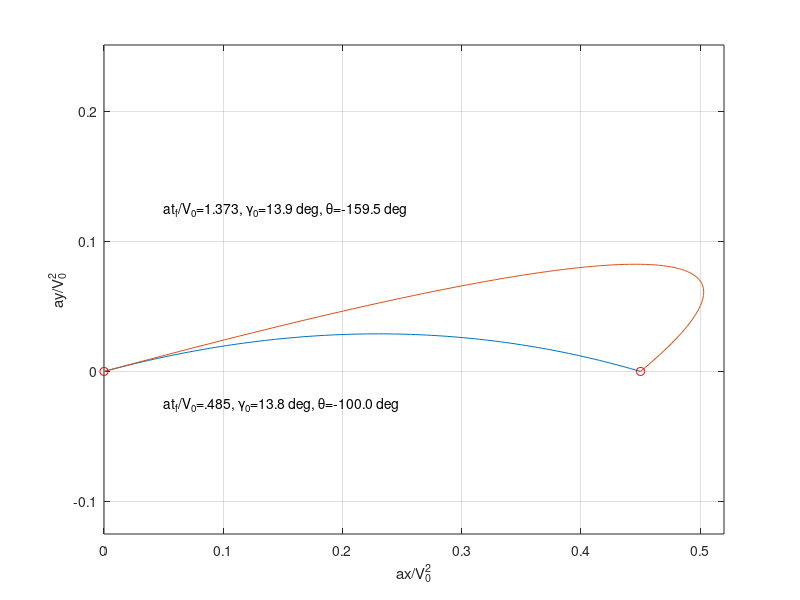
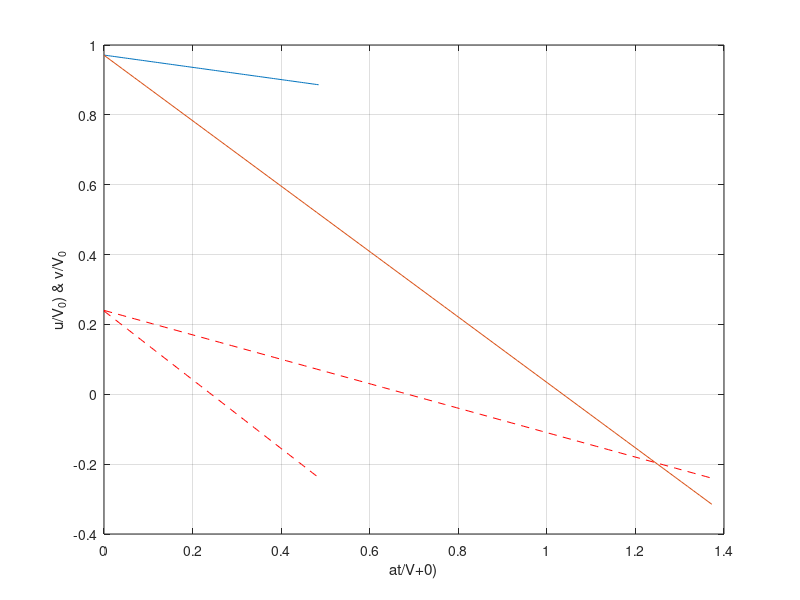

These charts were generated, in order, by the following MATLAB code:
% Script f04_01.m; min tf to spec. xf, yf, V0, ga0; (u,v) in V0,
% (x,y) in V0^2/a, t in V0/a;                       2/97, 4/2/02
%
xf=.45; yf=0; c=pi/180; ga1=c*[13.8 13.9];
figure(1); clf; figure(2); clf;
for j=1:2; ga0=ga1(j); cg=cos(ga0); sg=sin(ga0);
   T=roots([1 0 -4 8*(xf*cg+yf*sg) -4*(xf^2+yf^2)]); T1=T;
 for i=1:4,
    if abs(imag(T(i)))>0; T(i)=1e9; elseif T(i)<0; T(i)=1e9; end
 end 
 tf(j)=real(min(T)); th(j)=atan2(yf-tf(j)*sg,xf-tf(j)*cg);
 t=tf(j)*[0:.01:1]; un=ones(1,101);
 x=cg*t+t.^2*cos(th(j))/2; y=sg*t+t.^2*sin(th(j))/2;
 u=cg*un+t*cos(th(j)); v=sg*un+t*sin(th(j)); figure(1); 
 plot(x,y); hold on; figure(2); plot(t,u,t,v,'r--'); hold on 
end
%
figure(1); grid; axis([0 .52 -.125 .251]); plot(.45,0,'ro',...
   0,0,'ro'); hold off; xlabel('ax/V_0^2'); ylabel('ay/V_0^2');
text(.05,-.025,'at_f/V_0=.485, \gamma_0=13.8 deg, \theta=-100.0 deg');
text(.05,.125,'at_f/V_0=1.373, \gamma_0=13.9 deg, \theta=-159.5 deg');
%print -deps2 \book_do\figures\f04_01
%
figure(2); grid; hold off; xlabel('at/V+0)'); ylabel('u/V_0) & v/V_0');
